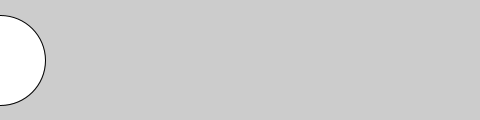
Frame 1 (no input)
Frame 60 (the mouse pressed at the canvas centre just before this capture): identical to frame 1, image omitted
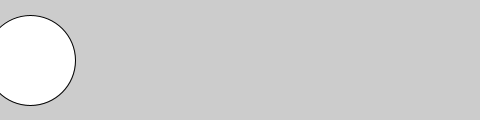
Frame 120 (the mouse held since frame 60 and released just before this capture)

The Processing sketch that drew these frames (run headless with seeded random() and noise(); from frame 60 on, the mouse is pressed at the canvas centre):

// Processing sketch: ex811
// ── ex811.pde
// Ex 8-11 Timer

int time1 = 2000;
int time2 = 4000;
float x = 0;

void setup() {
  size(480, 120);
}

void draw() {
  int currentTime = millis();
  background(204);
  if (currentTime > time2) {
    x -= 0.5;
  } else if (currentTime > time1) {
    x += 2;
  }
  ellipse(x, 60, 90, 90);
}
